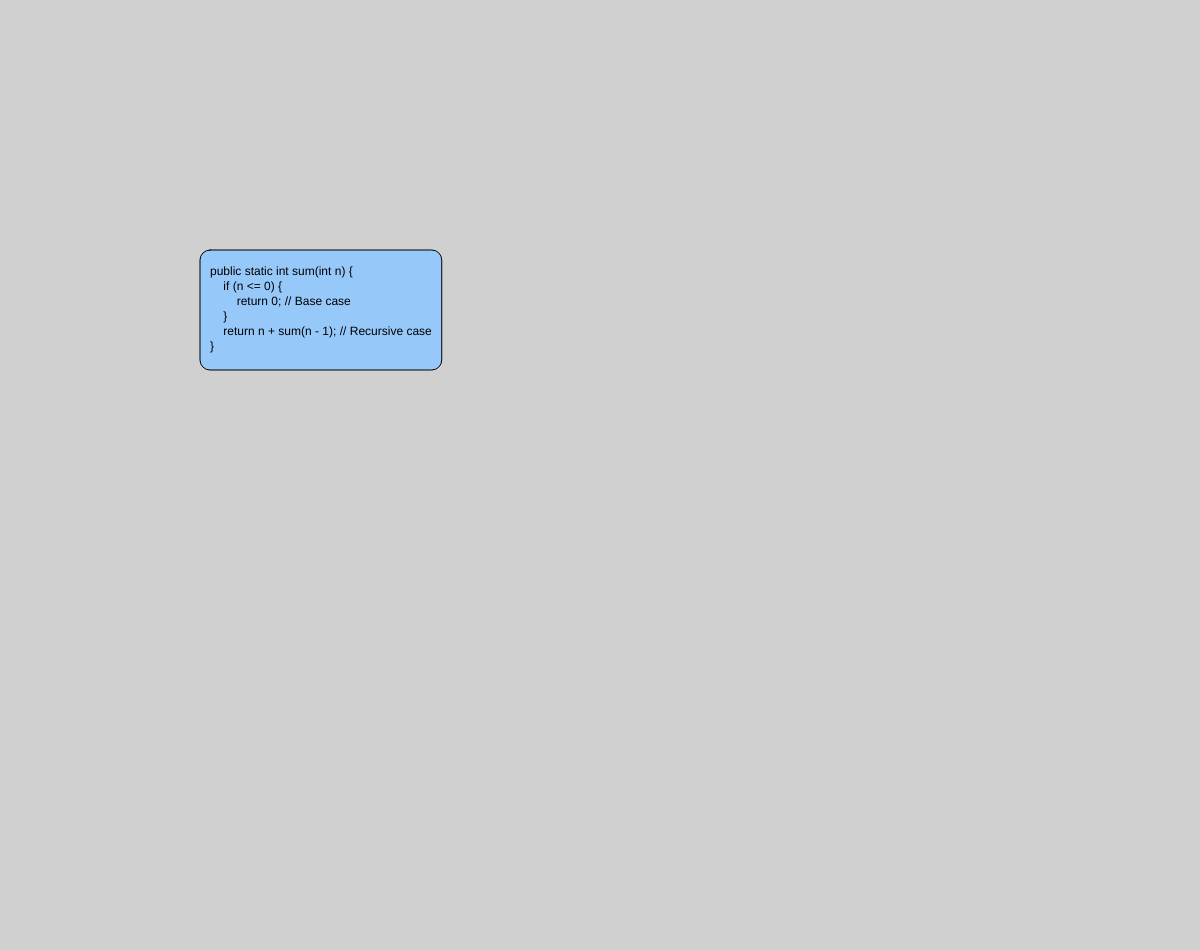
Frame 1 (no input)
Frame 60 (no input): identical to frame 1, image omitted
Frame 120 (the mouse pressed at the canvas centre since frame 60): identical to frame 1, image omitted

The p5.js sketch that drew this single still picture (run headless with seeded random() and noise() and a simulated clock; from frame 60 on, the mouse is pressed at the canvas centre):

// p5.js sketch
// ── sketch.js
class Entity {
  constructor(startX, startY, parent = null, animation = null) {
    this.x = parent != null ? parent.x + startX : startX;
    this.y = parent != null ? parent.y + startY : startY;
    this.parent = parent != null ? parent : null;
    this.animation = animation;
  }

  render() {
    fill(255, 0, 0);
    circle(this.x, this.y, 20);
  }

  animate() {
    if (this.animation != null) {
      this.animation();
    } else {
      console.log("No animation");
    }
  }
}

class CodeBlock extends Entity {
  constructor(startX, startY, parent = null, animation = null, code) {
    super(startX, startY, parent, animation);
    this.code = code;
  }

  render() {
    let lines = this.code.trim().split("\n");
    let lineHeight = textAscent() + textDescent() + 5;

    let codeWidth = textWidth(this.code) + 20;
    let codeHeight = lines.length * lineHeight;
    fill(150, 200, 250);
    rect(this.x, this.y, codeWidth, codeHeight, 10);
    fill(0);
    text(this.code, this.x + 10, this.y + 10);
  }
}

let testEntity, testEntity2, codeBlockTest;

function setup() {
  createCanvas(windowWidth, windowHeight - 50);
  // Matches the background color sat in index.html
  background(208);
  testEntity = new Entity(100, 150);
  testEntity2 = new Entity(20, 0, testEntity, function () {
    this.x++;
  });
  codeBlockTest = new CodeBlock(
    100,
    100,
    testEntity,
    function(){
      if (this.x < 500){this.x++}
    },
    `
public static int sum(int n) {
    if (n <= 0) {
        return 0; // Base case
    }
    return n + sum(n - 1); // Recursive case
}
`
  );
}

function draw() {
  background(208);
  // put drawing code here
  // Matches the background color sat in index.html
  // testEntity.render();
  // testEntity2.render();
  // testEntity2.animate();
  codeBlockTest.render();
  // codeBlockTest.animate();
  
}

// ── SumCodeBox.js
class SumCodeBox {
    constructor(callValue) {
      this.callValue = callValue;
      this.codeText = [
        `static int sum(int ${callValue}) {`,
        `  if (${callValue} == 0) {`,
        "    return 0;",
        "  } else {",
        `    return ${callValue} + sum(${callValue} - 1);`,
        "  }",
        "}",
        "",
        `System.out.println(\"Return is:\" + sum(${callValue}));`
      ];
    }

    draw() {
        textSize(16);
        textFont('Courier New');

        let maxWidth = 0
        for (let line of this.codeText) {
          const lineWidth = textWidth(line)
          if (lineWidth > maxWidth) maxWidth = lineWidth
        }
      
        let lineHeight = 22;
        let boxPadding = 20;
        let boxWidth = maxWidth + boxPadding * 2;
        let boxHeight = this.codeText.length * lineHeight + boxPadding;
      
        //draw box
        stroke(0);
        fill(250);
        rect(50, 50, boxWidth, boxHeight, 20);
      
        //draw text
        fill(0);
        noStroke();
        for (let i = 0; i < this.codeText.length; i++) {
          text(this.codeText[i], 50 + boxPadding, 50 + boxPadding + i * lineHeight);
        }
      }
      
  }
